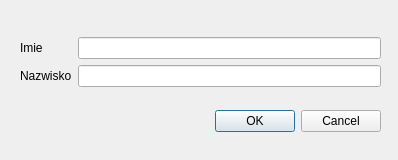
<?xml version="1.0" encoding="UTF-8"?>
<ui version="4.0">
 <class>SqlModify</class>
 <widget class="QDialog" name="SqlModify">
  <property name="geometry">
   <rect>
    <x>0</x>
    <y>0</y>
    <width>398</width>
    <height>160</height>
   </rect>
  </property>
  <property name="windowTitle">
   <string>Dialog</string>
  </property>
  <widget class="QWidget" name="">
   <property name="geometry">
    <rect>
     <x>20</x>
     <y>20</y>
     <width>361</width>
     <height>131</height>
    </rect>
   </property>
   <layout class="QGridLayout" name="gridLayout">
    <item row="0" column="0">
     <layout class="QHBoxLayout" name="horizontalLayout">
      <item>
       <layout class="QVBoxLayout" name="verticalLayout_2">
        <item>
         <widget class="QLabel" name="label">
          <property name="text">
           <string>Imie</string>
          </property>
         </widget>
        </item>
        <item>
         <widget class="QLabel" name="label_2">
          <property name="text">
           <string>Nazwisko</string>
          </property>
         </widget>
        </item>
       </layout>
      </item>
      <item>
       <layout class="QVBoxLayout" name="verticalLayout">
        <item>
         <widget class="QLineEdit" name="lineImie"/>
        </item>
        <item>
         <widget class="QLineEdit" name="lineNazwisko"/>
        </item>
       </layout>
      </item>
     </layout>
    </item>
    <item row="1" column="0">
     <widget class="QDialogButtonBox" name="buttonBox">
      <property name="orientation">
       <enum>Qt::Horizontal</enum>
      </property>
      <property name="standardButtons">
       <set>QDialogButtonBox::Cancel|QDialogButtonBox::Ok</set>
      </property>
     </widget>
    </item>
   </layout>
  </widget>
 </widget>
 <resources/>
 <connections>
  <connection>
   <sender>buttonBox</sender>
   <signal>accepted()</signal>
   <receiver>SqlModify</receiver>
   <slot>accept()</slot>
   <hints>
    <hint type="sourcelabel">
     <x>248</x>
     <y>254</y>
    </hint>
    <hint type="destinationlabel">
     <x>157</x>
     <y>274</y>
    </hint>
   </hints>
  </connection>
  <connection>
   <sender>buttonBox</sender>
   <signal>rejected()</signal>
   <receiver>SqlModify</receiver>
   <slot>reject()</slot>
   <hints>
    <hint type="sourcelabel">
     <x>316</x>
     <y>260</y>
    </hint>
    <hint type="destinationlabel">
     <x>286</x>
     <y>274</y>
    </hint>
   </hints>
  </connection>
 </connections>
</ui>
